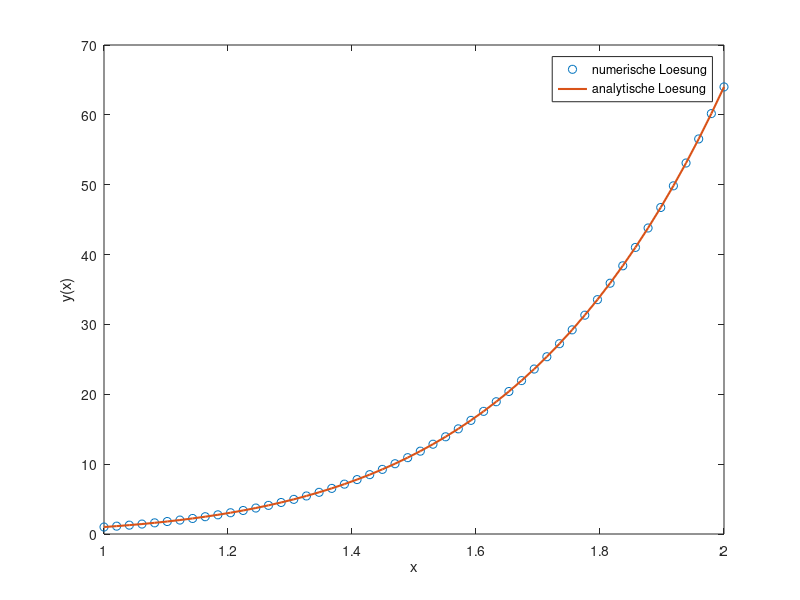

Write the MATLAB code that produced this figure.
% Kap_10_RWP.m
function rwp_1
 global N x dx
% Differenzenverfahren zur Loesung eines Randwertproblems
  N = 50; x = linspace(1,2,N); dx = x(2)-x(1); % Ortsgitter
  y = zeros(2*N,1)+1; % Startwerte fuer Newton
  y = newton(@fcn,y,1.0e-8); y1 = y(1:2:end)';
  plot(x,y1,'o',x,x.^6,'linewidth',1.5);
  xlabel('x'); ylabel('y(x)'); 
  legend('numerische Loesung','analytische Loesung');
  max_err = max(abs(y1-x.^6))
end

function dy = dgl(x,y) % Differentialgleichungen
 dy = [y(2); 180*x^3*y(1)/y(2)];
end

function res = rb(ya,yb) % Randbedingungen
  res = [ya(2)-6; yb(1)-64];
end

function f = fcn(y)
% vom Newtonverfahren zu loesende Gleichungen
 global N x dx
  f = zeros(2*N,1); 
  for i=1:N-1
     y_i = y(2*i-1:2*i); y_ip1 = y(2*i+1:2*i+2);
     f_i = dgl(x(i),y_i); f_ip1 = dgl(x(i+1),y_ip1);
     f(2*i-1:2*i) = y_ip1 - y_i -dx/2*(f_i + f_ip1);
  end
  f(2*N-1:2*N) = rb(y(1:2),y(2*N-1:2*N)); % RB
end

function x = newton(fcn,x0,tol)
% Nullstelle von fcn mit Genauigkeit tol und Startwert x0
 h = 2*tol; x = x0; nit = 0;
 while (norm(h) > tol) && (nit < 20) % max. 20 Iterationen
   nit = nit + 1;
   J = jac(x,fcn);  b = fcn(x); h = -J\b; x = x + h;
 end 
end

function J = jac(x,f)
% numerische Jacobimatrix der Fkt f an der Stelle x
 f0 = f(x);
 for i = 1:length(x)
    h = sqrt(eps)*max(1.0e-8,abs(x(i)));
    x1 = x; x1(i) = x1(i) + h;
    J(:,i) = (f(x1)-f0)/h;  % komplette Spalte von J 
 end
end




